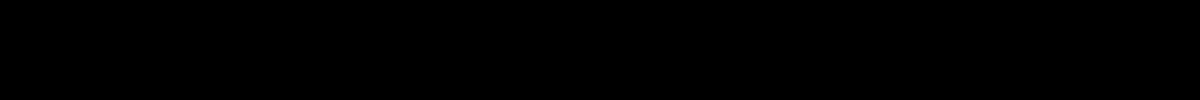
Frame 1 (no input)
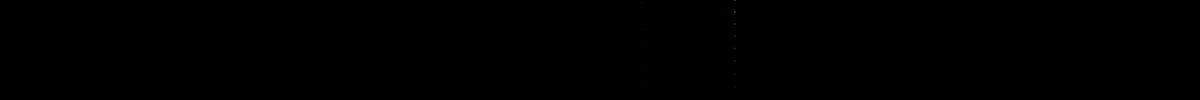
Frame 60 (no input)
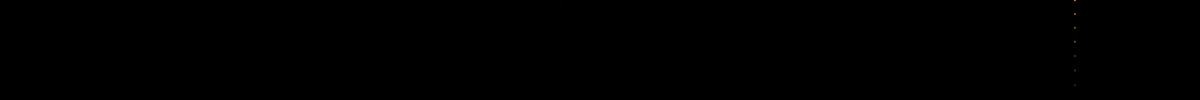
Frame 120 (the mouse pressed at the canvas centre since frame 60)

The p5.js sketch that drew these frames (run headless with seeded random() and noise() and a simulated clock; from frame 60 on, the mouse is pressed at the canvas centre):

// p5.js sketch
// ── sketch.js
var fireworks = [];
var gravity;
var wind;

function setup() {
    colorMode(RGB);
    // createCanvas(window.innerWidth, window.innerHeight);
    createCanvas(document.body.clientWidth, document.body.clientHeight);
    stroke(255);
    strokeWeight(4);
    wind = createVector(0,0); // wind blowing in from the left...
    gravity = createVector(0, 0.2);
    background(0);
}

function draw() {
    background(0, 50);
    if (random(1) < 0.075) {
        fireworks.push(new Firework());
    }
    for (var i = fireworks.length - 1; i >= 0; i--) {
        fireworks[i].update();
        fireworks[i].show();
        if (fireworks[i].isSpent()) {
            fireworks.splice(i, 1);
        }
    }
}

// ── firework.js
function Firework() {
    this.exploded = false;
    this.particles = [];
    this.firework = new Particle(random(100, (width - 100)), height, true);
}

Firework.prototype.isSpent = function() {
    return (this.exploded && this.particles.length == 0);
}

Firework.prototype.update = function() {
    if (!this.exploded) {
        this.firework.applyForce(gravity);
        this.firework.applyForce(wind);
        this.firework.update();
        if (this.firework.vel.y >= 0) {
            this.exploded = true;
            this.explode();
        }
    }
    for (var i = this.particles.length - 1; i >= 0; i--) {
        this.particles[i].applyForce(gravity);
        this.particles[i].applyForce(wind);
        this.particles[i].update();
        if (this.particles[i].isSpent()) {
            this.particles.splice(i, 1);
        }
    }
}

Firework.prototype.show = function() {
    if (!this.exploded) {
        this.firework.show();
    }
    for (var i = this.particles.length - 1; i >= 0; i--) {
        this.particles[i].show();
    }
}

Firework.prototype.explode = function() {
    if (random(1) < 0.7) {
        for (var i = 0; i < 75; i++) {
            this.particles.push(new Particle(this.firework.pos.x, this.firework.pos.y, false));
        }
    } else {
        // this turns out to be about 97 points...
        for (var t = 0; t <= TWO_PI; t += 0.065) {
            var x = (16 * pow(sin(t), 3)) * -1;
            var y = (13 * cos(t) - 5 * cos(t * 2) - 2 * cos(t * 3) - cos(t * 4)) * -1
            this.particles.push(new Particle(x, y, false, true, this.firework.pos.x, this.firework.pos.y));
        }
    }
}

// ── particle.js
function Particle(x, y, rocket, heartRocket, fx, fy) {
    var minBoost = -11;
    var maxBoost = -13.5;
    this.pos = createVector(x, y);
    this.rocket = rocket;
    this.heartRocket = heartRocket;
    this.fx = fx;
    this.fy = fy;
    this.lifespan = 255;
    if (this.rocket) {
        this.vel = createVector(0, random(-1.7, -3.2));
        this.acc = createVector(0, random(minBoost, maxBoost));
    } else if (this.heartRocket) {
        this.vel = createVector(0,0);
        this.vel.mult(random(7, 20));
        this.acc = createVector(0, 0);
        this.r = random(75, 255);
        this.g = random(75, 255);
        this.b = random(75, 255);
    } else {
        this.vel = p5.Vector.random2D();
        this.vel.mult(random(7, 20));
        this.acc = createVector(0, 0);
        this.r = random(75, 255);
        this.g = random(75, 255);
        this.b = random(75, 255);
    }
}

Particle.prototype.isSpent = function() {
    return (this.lifespan <= 0);
}

Particle.prototype.applyForce = function(force) {
    // this is mainly being used to apply gravity as a force, but it would
    // be neat if each firework had a "boost" (accelleration) value that
    // was applied here. Some rockets could be more powerful than others
    // (but not by much...)
    this.acc.add(force);
}

Particle.prototype.update = function() {
    if (!this.rocket) {
        this.vel.mult(0.9);
        this.lifespan -= 4;
    }
    this.vel.add(this.acc);
    this.pos.add(this.vel);
    this.acc.mult(0);
}

Particle.prototype.show = function() {
    if (!this.rocket) {
        strokeWeight(3);
        stroke(this.r, this.g, this.b, this.lifespan);
    } else {
        strokeWeight(2);
        stroke(255, random(153, 255), 0);
    }
    if (this.heartRocket) {
        push();
        translate(this.fx, this.fy);
        point(this.pos.x, this.pos.y);
        pop();
    } else {
        point(this.pos.x, this.pos.y);
    }
}
